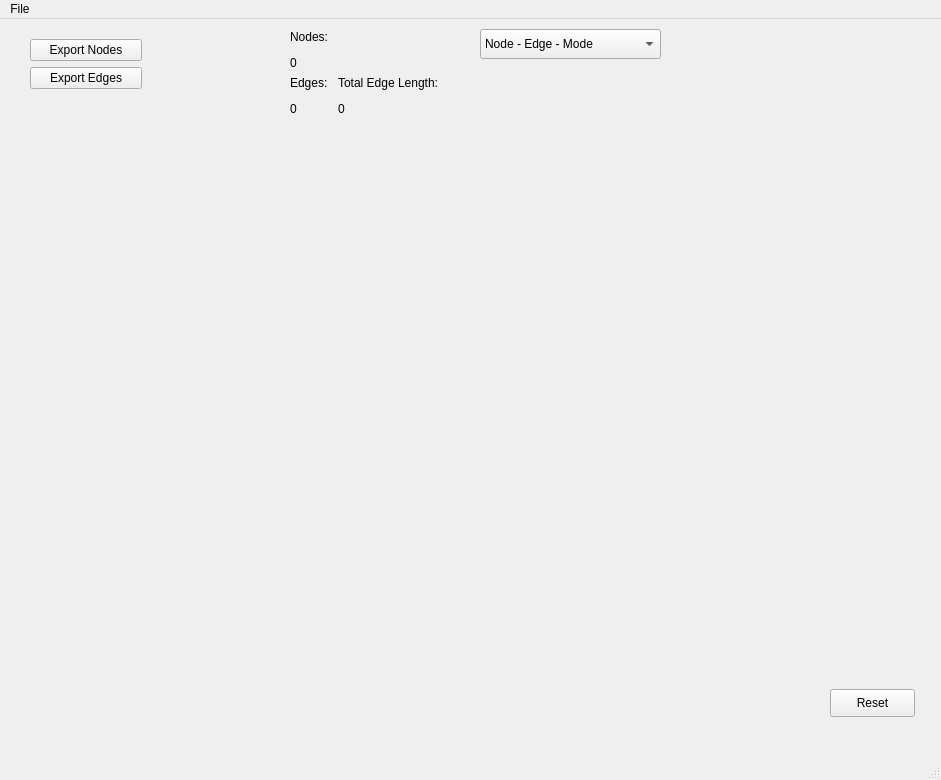
<?xml version="1.0" encoding="UTF-8"?>
<ui version="4.0">
 <class>MainWindow</class>
 <widget class="QMainWindow" name="MainWindow">
  <property name="geometry">
   <rect>
    <x>0</x>
    <y>0</y>
    <width>941</width>
    <height>780</height>
   </rect>
  </property>
  <property name="windowTitle">
   <string>MainWindow</string>
  </property>
  <widget class="QWidget" name="centralwidget">
   <widget class="QWidget" name="widget" native="true">
    <property name="geometry">
     <rect>
      <x>0</x>
      <y>130</y>
      <width>921</width>
      <height>521</height>
     </rect>
    </property>
   </widget>
   <widget class="QLabel" name="picture1">
    <property name="geometry">
     <rect>
      <x>690</x>
      <y>10</y>
      <width>231</width>
      <height>101</height>
     </rect>
    </property>
    <property name="text">
     <string>&lt;html&gt;&lt;head/&gt;&lt;body&gt;&lt;p&gt;&lt;img src=&quot;:/logo.png&quot;/&gt;&lt;/p&gt;&lt;/body&gt;&lt;/html&gt;</string>
    </property>
   </widget>
   <widget class="QComboBox" name="comboBox">
    <property name="geometry">
     <rect>
      <x>480</x>
      <y>10</y>
      <width>181</width>
      <height>30</height>
     </rect>
    </property>
    <property name="editable">
     <bool>false</bool>
    </property>
    <item>
     <property name="text">
      <string extracomment="Click on free surface for new node and on existing node for new edge">Node - Edge - Mode</string>
     </property>
    </item>
    <item>
     <property name="text">
      <string extracomment="Draw only nodes">Node - Mode</string>
     </property>
    </item>
    <item>
     <property name="text">
      <string extracomment="Draw only edges">Edge - Mode</string>
     </property>
    </item>
   </widget>
   <widget class="QPushButton" name="eraseButton">
    <property name="geometry">
     <rect>
      <x>830</x>
      <y>670</y>
      <width>85</width>
      <height>28</height>
     </rect>
    </property>
    <property name="text">
     <string>Reset</string>
    </property>
   </widget>
   <widget class="QWidget" name="">
    <property name="geometry">
     <rect>
      <x>290</x>
      <y>11</y>
      <width>178</width>
      <height>111</height>
     </rect>
    </property>
    <layout class="QFormLayout" name="formLayout">
     <item row="0" column="0">
      <widget class="QLabel" name="node_label">
       <property name="text">
        <string>&lt;html&gt;&lt;head/&gt;&lt;body&gt;&lt;p&gt;Nodes: &lt;/p&gt;&lt;p&gt;0&lt;/p&gt;&lt;/body&gt;&lt;/html&gt;</string>
       </property>
      </widget>
     </item>
     <item row="1" column="0">
      <widget class="QLabel" name="edge_label">
       <property name="text">
        <string>&lt;html&gt;&lt;head/&gt;&lt;body&gt;&lt;p&gt;Edges: &lt;/p&gt;&lt;p&gt;0&lt;/p&gt;&lt;/body&gt;&lt;/html&gt;</string>
       </property>
      </widget>
     </item>
     <item row="1" column="1">
      <widget class="QLabel" name="total_length_label">
       <property name="text">
        <string>&lt;html&gt;&lt;head/&gt;&lt;body&gt;&lt;p&gt;Total Edge Length:&lt;/p&gt;&lt;p&gt;0&lt;/p&gt;&lt;/body&gt;&lt;/html&gt;</string>
       </property>
      </widget>
     </item>
    </layout>
   </widget>
   <widget class="QWidget" name="">
    <property name="geometry">
     <rect>
      <x>30</x>
      <y>20</y>
      <width>112</width>
      <height>101</height>
     </rect>
    </property>
    <layout class="QFormLayout" name="formLayout_2">
     <property name="fieldGrowthPolicy">
      <enum>QFormLayout::AllNonFixedFieldsGrow</enum>
     </property>
     <item row="0" column="0" colspan="2">
      <widget class="QPushButton" name="Export_Nodes">
       <property name="text">
        <string>Export Nodes</string>
       </property>
      </widget>
     </item>
     <item row="1" column="0" colspan="2">
      <widget class="QPushButton" name="Export_Edges">
       <property name="text">
        <string>Export Edges</string>
       </property>
      </widget>
     </item>
    </layout>
   </widget>
  </widget>
  <widget class="QMenuBar" name="menubar">
   <property name="geometry">
    <rect>
     <x>0</x>
     <y>0</y>
     <width>941</width>
     <height>28</height>
    </rect>
   </property>
   <widget class="QMenu" name="menuFile">
    <property name="title">
     <string>File</string>
    </property>
   </widget>
   <addaction name="menuFile"/>
  </widget>
  <widget class="QStatusBar" name="statusbar"/>
  <action name="actionExport_Node_Data">
   <property name="text">
    <string>Export Node Data</string>
   </property>
  </action>
  <action name="actionExport_Edge_Data">
   <property name="text">
    <string>Export Edge Data</string>
   </property>
  </action>
  <action name="actionExport_All">
   <property name="text">
    <string>Export All</string>
   </property>
  </action>
  <action name="actionExport_Edge_Data_2">
   <property name="text">
    <string>Export Edge Data</string>
   </property>
  </action>
  <action name="actionExport_All_2">
   <property name="text">
    <string>Export All</string>
   </property>
  </action>
 </widget>
 <resources>
  <include location="pictures.qrc"/>
 </resources>
 <connections/>
</ui>
